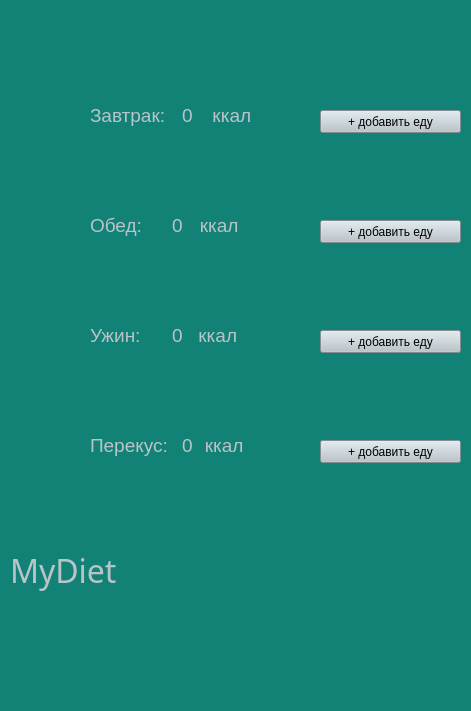
<?xml version="1.0" encoding="UTF-8"?>
<ui version="4.0">
 <class>Form</class>
 <widget class="QWidget" name="Form">
  <property name="windowTitle">
   <string>Form</string>
  </property>
  <property name="styleSheet">
   <string notr="true">background-color:rgb(18, 130, 119)</string>
  </property>
  <widget class="QPushButton" name="add_to_breakfast">
   <property name="geometry">
    <rect>
     <x>320</x>
     <y>110</y>
     <width>141</width>
     <height>23</height>
    </rect>
   </property>
   <property name="styleSheet">
    <string notr="true">background-color:  rgb(185, 196, 201)</string>
   </property>
   <property name="text">
    <string>+ добавить еду</string>
   </property>
  </widget>
  <widget class="QPushButton" name="add_to_lunch">
   <property name="geometry">
    <rect>
     <x>320</x>
     <y>220</y>
     <width>141</width>
     <height>23</height>
    </rect>
   </property>
   <property name="styleSheet">
    <string notr="true">background-color:  rgb(185, 196, 201)</string>
   </property>
   <property name="text">
    <string>+ добавить еду</string>
   </property>
  </widget>
  <widget class="QPushButton" name="add_to_dinner">
   <property name="geometry">
    <rect>
     <x>320</x>
     <y>330</y>
     <width>141</width>
     <height>23</height>
    </rect>
   </property>
   <property name="styleSheet">
    <string notr="true">background-color:  rgb(185, 196, 201)</string>
   </property>
   <property name="text">
    <string>+ добавить еду</string>
   </property>
  </widget>
  <widget class="QPushButton" name="add_to_snack">
   <property name="geometry">
    <rect>
     <x>320</x>
     <y>440</y>
     <width>141</width>
     <height>23</height>
    </rect>
   </property>
   <property name="styleSheet">
    <string notr="true">background-color:  rgb(185, 196, 201)</string>
   </property>
   <property name="text">
    <string>+ добавить еду</string>
   </property>
  </widget>
  <widget class="QLabel" name="app_logo">
   <property name="geometry">
    <rect>
     <x>10</x>
     <y>530</y>
     <width>131</width>
     <height>81</height>
    </rect>
   </property>
   <property name="font">
    <font>
     <family>Poor Richard</family>
     <pointsize>24</pointsize>
    </font>
   </property>
   <property name="styleSheet">
    <string notr="true">color:  rgb(185, 196, 201)</string>
   </property>
   <property name="text">
    <string>MyDiet</string>
   </property>
  </widget>
  <widget class="QLabel" name="breakfast">
   <property name="geometry">
    <rect>
     <x>90</x>
     <y>100</y>
     <width>171</width>
     <height>31</height>
    </rect>
   </property>
   <property name="font">
    <font>
     <pointsize>14</pointsize>
    </font>
   </property>
   <property name="styleSheet">
    <string notr="true">color:  rgb(185, 196, 201)</string>
   </property>
   <property name="text">
    <string>Завтрак:         ккал</string>
   </property>
  </widget>
  <widget class="QLabel" name="lunch">
   <property name="geometry">
    <rect>
     <x>90</x>
     <y>210</y>
     <width>161</width>
     <height>31</height>
    </rect>
   </property>
   <property name="font">
    <font>
     <pointsize>14</pointsize>
    </font>
   </property>
   <property name="styleSheet">
    <string notr="true">color:  rgb(185, 196, 201)</string>
   </property>
   <property name="text">
    <string>Обед:           ккал</string>
   </property>
  </widget>
  <widget class="QLabel" name="dinner">
   <property name="geometry">
    <rect>
     <x>90</x>
     <y>320</y>
     <width>171</width>
     <height>31</height>
    </rect>
   </property>
   <property name="font">
    <font>
     <pointsize>14</pointsize>
    </font>
   </property>
   <property name="styleSheet">
    <string notr="true">color:  rgb(185, 196, 201)</string>
   </property>
   <property name="text">
    <string>Ужин:           ккал</string>
   </property>
  </widget>
  <widget class="QLabel" name="snack">
   <property name="geometry">
    <rect>
     <x>90</x>
     <y>430</y>
     <width>191</width>
     <height>31</height>
    </rect>
   </property>
   <property name="font">
    <font>
     <pointsize>14</pointsize>
    </font>
   </property>
   <property name="styleSheet">
    <string notr="true">color:  rgb(185, 196, 201)</string>
   </property>
   <property name="text">
    <string>Перекус:       ккал</string>
   </property>
  </widget>
  <widget class="QLineEdit" name="breakfast_change">
   <property name="geometry">
    <rect>
     <x>180</x>
     <y>100</y>
     <width>21</width>
     <height>31</height>
    </rect>
   </property>
   <property name="font">
    <font>
     <pointsize>14</pointsize>
    </font>
   </property>
   <property name="styleSheet">
    <string notr="true">color:  rgb(185, 196, 201)</string>
   </property>
   <property name="text">
    <string>0</string>
   </property>
   <property name="frame">
    <bool>false</bool>
   </property>
  </widget>
  <widget class="QLineEdit" name="lunch_change">
   <property name="geometry">
    <rect>
     <x>170</x>
     <y>210</y>
     <width>21</width>
     <height>31</height>
    </rect>
   </property>
   <property name="font">
    <font>
     <pointsize>14</pointsize>
    </font>
   </property>
   <property name="styleSheet">
    <string notr="true">color:  rgb(185, 196, 201)</string>
   </property>
   <property name="text">
    <string>0</string>
   </property>
   <property name="frame">
    <bool>false</bool>
   </property>
  </widget>
  <widget class="QLineEdit" name="dinner_change">
   <property name="geometry">
    <rect>
     <x>170</x>
     <y>320</y>
     <width>21</width>
     <height>31</height>
    </rect>
   </property>
   <property name="font">
    <font>
     <pointsize>14</pointsize>
    </font>
   </property>
   <property name="styleSheet">
    <string notr="true">color:  rgb(185, 196, 201)</string>
   </property>
   <property name="text">
    <string>0</string>
   </property>
   <property name="frame">
    <bool>false</bool>
   </property>
  </widget>
  <widget class="QLineEdit" name="snack_change">
   <property name="geometry">
    <rect>
     <x>180</x>
     <y>430</y>
     <width>21</width>
     <height>31</height>
    </rect>
   </property>
   <property name="font">
    <font>
     <pointsize>14</pointsize>
    </font>
   </property>
   <property name="styleSheet">
    <string notr="true">color:  rgb(185, 196, 201)</string>
   </property>
   <property name="text">
    <string>0</string>
   </property>
   <property name="frame">
    <bool>false</bool>
   </property>
  </widget>
 </widget>
 <resources/>
 <connections/>
</ui>
